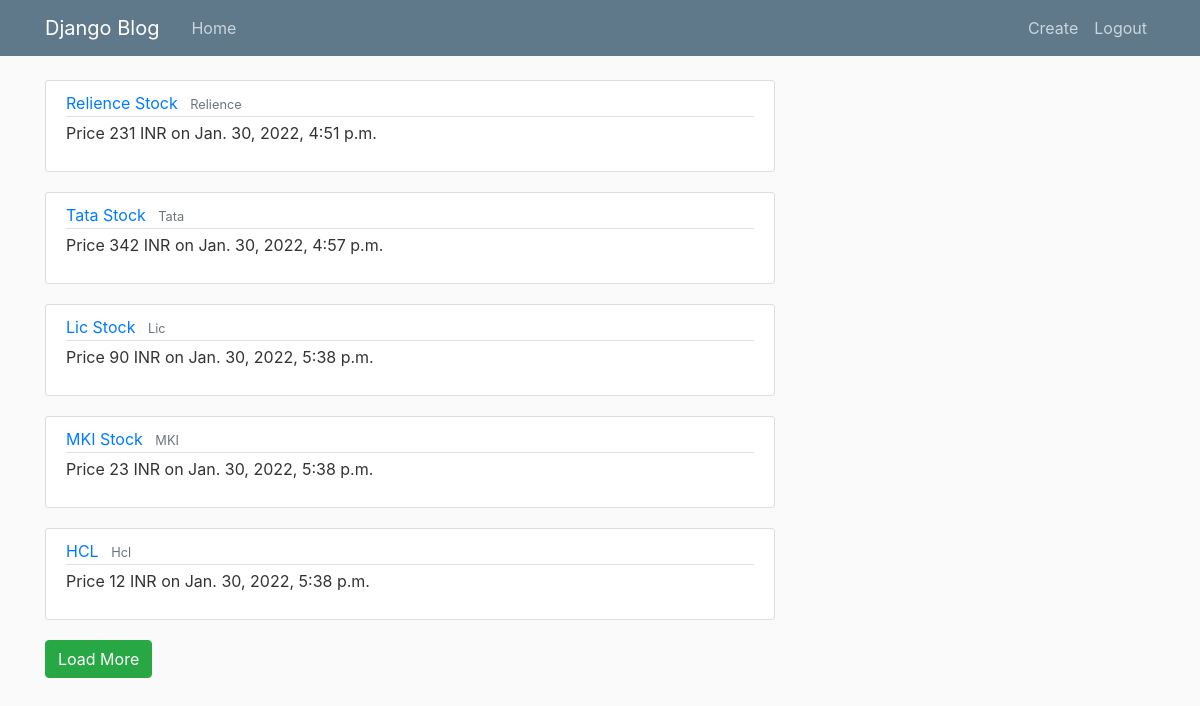
Page /stock/ (signed in) on the committed database.
### stock/models.py (models this page shows, shortened)
class Stock(models.Model):
    title = models.CharField(max_length=100)
    name = models.CharField(max_length=100)
    price = models.IntegerField()
    date_posted = models.DateTimeField(default=timezone.now)
    user = models.ForeignKey(User, on_delete=models.CASCADE)

### stock/views.py (the view)
# urls.py: path('', views.details, name='stock-home'),
@login_required
def details(request):
    context = {
        'stocks': Stock.objects.all()[0:5],
        'total_obj' : Stock.objects.count()
    }
    return render(request, 'stock/details.html', context, )

### stock/templates/stock/details.html (shortened to what this page needs)
{% extends "stock/base.html" %}
{% block content %}
    <div id="content-container">
        {% for stock in stocks %}
            <article class="media content-section" id="stock_{{ stock.id }}">
                <div class="media-body">
                    <div class="article-metadata">
                        <a class="mr-2" href="{% url 'stock-details-view' stock.id %}">{{ stock.title }}</a>
                        <small class="text-muted">{{ stock.name }}</small>
                    </div>
                    <p class="article-content">Price {{ stock.price }} INR on {{ stock.date_posted}}</p>
                </div>
            </article>
        {% endfor %}
    </div>
    {% if total_obj > 5 %}
        <div class="load-more-btn mt-3 d-flex" id="btn">
            <button type="success" class="btn btn-success" style="display: block;" id="load_more">Load More</button>
        </div>
    {% endif %}
{% endblock content %}

### stock/templates/stock/base.html (shortened to what this page needs)
{% load static %}
<html>
    <head>
        <link rel="stylesheet" href="https://maxcdn.bootstrapcdn.com/bootstrap/4.0.0/css/bootstrap.min.css">
        <link rel="stylesheet" type="text/css" href="{% static 'stock/css/main.css' %}"/>
    </head>
    <body>
        <header class="site-header">
            <nav class="navbar navbar-expand-md navbar-dark bg-steel fixed-top">
                <div class="container">
                    <a class="navbar-brand mr-4" href="/">Django Blog</a>
                    <div class="collapse navbar-collapse" id="navbarToggle">
                        <div class="navbar-nav mr-auto">
                            <a class="nav-item nav-link" href="{% url 'stock-details' %}">Home</a>
                        </div>
                        <div class="navbar-nav">
                            {% if user.is_authenticated %}
                                <a class="nav-item nav-link" href="{% url 'stock-create' %}">Create</a>
                                <a class="nav-item nav-link" href="{% url 'logout' %}">Logout</a>
                            {% else %}
                                <a class="nav-item nav-link" href="{% url 'login' %}">Login</a>
                                <a class="nav-item nav-link" href="{% url 'register' %}">Register</a>
                            {% endif %}
                        </div>
                    </div>
                </div>
            </nav>
        </header>
        <main role="main" class="container">
            <div class="row">
                <div class="col-md-8">
                    {% block content %}{% endblock %}
                </div>
            </div>
        </main>
    </body>
</html>

### stock/static/stock/css/main.css (style rules this page uses)
body { background: #fafafa; color: #333333; margin-top: 5rem; }
.bg-steel { background-color: #5f788a; }
.site-header .navbar-nav .nav-link { color: #cbd5db; }
.content-section { background: #ffffff; padding: 10px 20px; border: 1px solid #dddddd; border-radius: 3px; margin-bottom: 20px; }
.article-content { white-space: pre-line; }
.article-metadata { padding-bottom: 1px; margin-bottom: 4px; border-bottom: 1px solid #e3e3e3 }

### rows in the picture
Stock: title "Relience Stock", name "Relience", price "231", date_posted "Jan. 30, 2022, 4:51 p.m."
Stock: title "Tata Stock", name "Tata", price "342", date_posted "Jan. 30, 2022, 4:57 p.m."
Stock: title "Lic Stock", name "Lic", price "90", date_posted "Jan. 30, 2022, 5:38 p.m."
Stock: title "MKI Stock", name "MKI", price "23", date_posted "Jan. 30, 2022, 5:38 p.m."
Stock: title "HCL", name "Hcl", price "12", date_posted "Jan. 30, 2022, 5:38 p.m."
